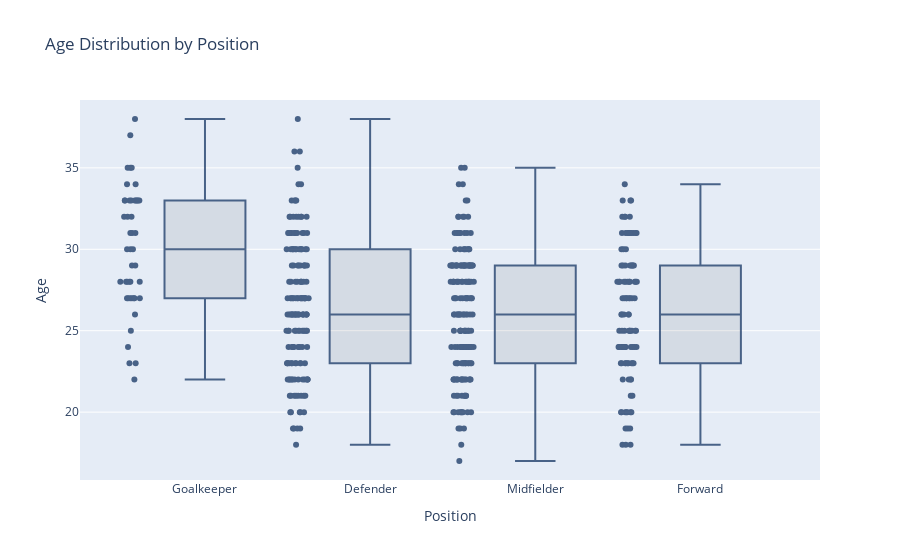

Notebook code for this chart:
### Markdown cell above
Now let us check how the distribution of ages compares between different playing positions.

### Code cell
fig = go.Figure(data=go.Box(
    x=df['Position'],
    y=df['Age'],
    boxpoints='all',
    jitter=0.3,
    pointpos=-1.8,
    marker=dict(
        color='rgb(7,40,89)'
    ),
    line=dict(
        color='rgb(7,40,89)'
    ),
    fillcolor='rgba(0,0,0,0.1)',
    opacity=0.7
))

fig.update_layout(
    title='Age Distribution by Position',
    xaxis_title='Position',
    yaxis_title='Age'
)

fig.show()

### Figure 1 — Plotly figure (JSON) as saved in the notebook; plotly's stock layout.template omitted (floating-point values rounded to 4 significant figures; data arrays with more than 128 entries replaced by an {"elided": "..."} marker saying what was removed)
{"data": [{"boxpoints": "all", "fillcolor": "rgba(0,0,0,0.1)", "jitter": 0.3, "line": {"color": "rgb(7,40,89)"}, "marker": {"color": "rgb(7,40,89)"}, "opacity": 0.7, "pointpos": -1.8, "type": "box", "x": {"elided": "480 str values"}, "y": {"elided": "480 int values"}}], "layout": {"title": {"text": "Age Distribution by Position"}, "xaxis": {"title": {"text": "Position"}}, "yaxis": {"title": {"text": "Age"}}}}
